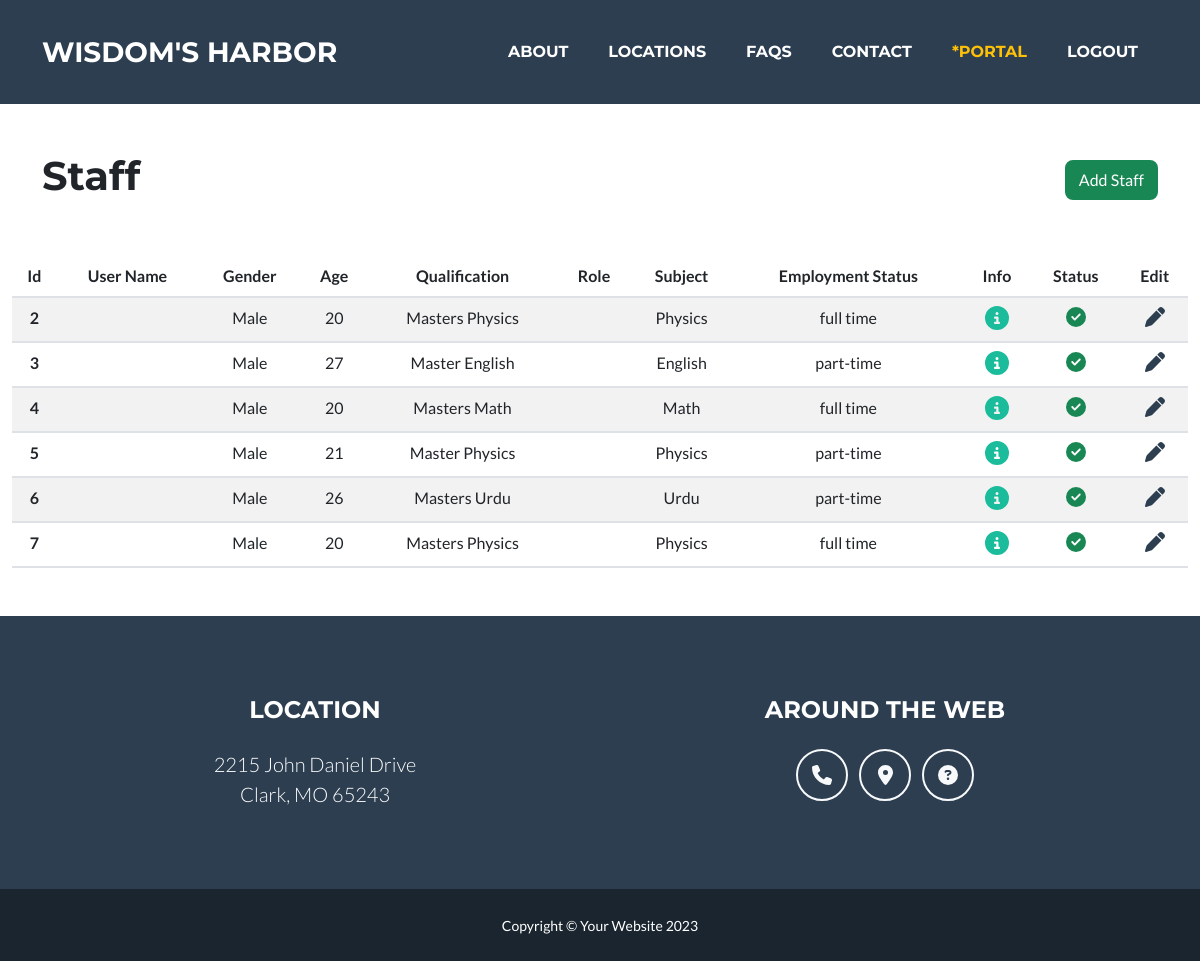
/staff/display/ (signed in), run on an earlier commit of the app's database.
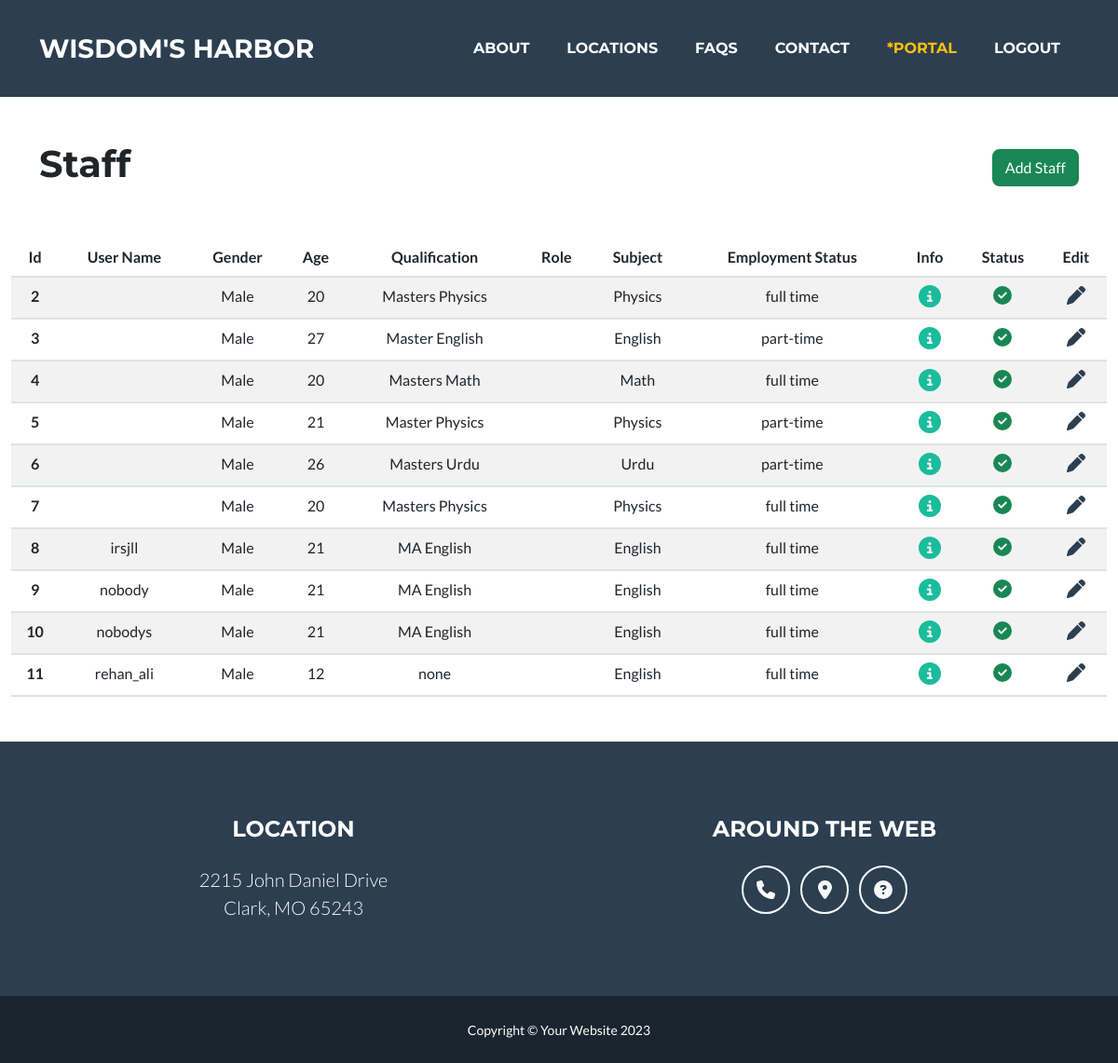
And on a later commit of the database.
### school/models.py (models this page shows, shortened)
class Staff(models.Model):
    first_name = models.CharField(max_length=255, default='')
    last_name = models.CharField(max_length=255, null=True, blank=True)
    username = models.CharField(max_length=255, default='')
    age = models.IntegerField()
    dob = models.DateField()
    gender = models.ForeignKey(Gender, on_delete=models.CASCADE)
    qualification = models.CharField(max_length=255)
    experience = models.CharField(max_length=255, null=True, blank=True)
    designation = models.ForeignKey(Designation, on_delete=models.CASCADE)
    subject = models.ForeignKey(Subject, on_delete=models.CASCADE, null=True, blank=True)
    email = models.EmailField()
    phone = models.CharField(max_length=100)
    emergency_phone = models.CharField(max_length=100)
    address = models.CharField(max_length=255)
    joining_date = models.DateField()
    salary = models.CharField(max_length=20)
    employment_status = models.ForeignKey(EmploymentStatus, on_delete=models.CASCADE)
    contract_details = models.CharField(max_length=1000, null=True, blank=True)
    status = models.BooleanField(default=True)
    class Meta:
        verbose_name_plural = 'Staff'

class Gender(models.Model):
    name = models.CharField(max_length=255)
    def __str__(self):
        return self.name

class Subject(models.Model):
    name = models.CharField(max_length=255)
    def __str__(self):
        return self.name

class EmploymentStatus(models.Model):
    name = models.CharField(max_length=200)
    def __str__(self):
        return self.name
    class Meta:
        verbose_name_plural = 'Employment Status'

### school/views.py (the view)
# urls.py: path('staff/display/', views.display_staff, name='display_staff'),
def display_staff(request):
    if request.user.is_authenticated:
        if request.user.is_superuser:
            staff = Staff.objects.all()
            return render(request, 'display_staff.html', {'staff': staff})
        else:
            messages.warning(request, 'This page is for admin only!')
            return redirect('home')
    else:
        messages.warning(request, 'please login first!')
        return redirect('login')

### school/templates/display_staff.html (shortened to what this page needs)
{% extends 'layout.html' %}
{% load static %}
{% block 'content' %}
    <div class="container-fluid">
        <div class="container my-5 d-flex align-items-center justify-content-between">
            <h1>Staff</h1>
            <a href="{% url 'add_staff' %}" class="btn btn-success">Add Staff</a>
        </div>
        <table class="table table-striped text-center">
            <thead>
                <tr>
                    <th>Id</th>
                    <th>User Name</th>
                    <th>Gender</th>
                    <th>Age</th>
                    <th>Qualification</th>
                    <th>Role</th>
                    <th>Subject</th>
                    <th>Employment Status</th>
                    <th>Info</th>
                    <th>Status</th>
                    <th>Edit</th>
                </tr>
            </thead>
            <tbody>
                {% for employ in staff %}
                    <tr>
                        <th>{{employ.id}}</th>
                        <td>{{employ.username}}</td>
                        <td>{{employ.gender}}</td>
                        <td>{{employ.age}}</td>
                        <td>{{employ.qualification}}</td>
                        <td>{{employ.role}}</td>
                        <td>{{employ.subject}}</td>
                        <td>{{employ.employment_status}}</td>
                        <td>
                            <a href="{% url 'staff_details' employ.id %}">
                                <i class="fa-solid fa-circle-info fs-4"></i>
                            </a>
                        </td>
                        <td>
                            <a href="{% url 'change_staff_status' employ.id %}">
                                {% if employ.status %}
                                    <i class="fa-solid fa-circle-check fs-5 text-success"></i>
                                {% else %}
                                    <i class="fa-solid fa-circle-xmark text-danger"></i>
                                {% endif %}
                            </a>
                        </td>
                        <td>
                            <a style="color: transparent;" href="{% url 'edit_staff' employ.id %}">
                                <i class="fa-solid fa-pen fs-5 text-secondary"></i>
                            </a>
                        </td>
                    </tr>
                {% endfor %}
            </tbody>
        </table>
    </div>
{% endblock %}

What changed in the data, as far as the page shows it:
added Staff: id "8", username "irsjll", gender "Male", age "21", qualification "MA English", subject "English", employment_status "full time", status True (drawn)
added Staff: id "9", username "nobody", gender "Male", age "21", qualification "MA English", subject "English", employment_status "full time", status True (drawn)
added Staff: id "10", username "nobodys", gender "Male", age "21", qualification "MA English", subject "English", employment_status "full time", status True (drawn)
added Staff: id "11", username "rehan_ali", gender "Male", age "12", qualification "none", subject "English", employment_status "full time", status True (drawn)
